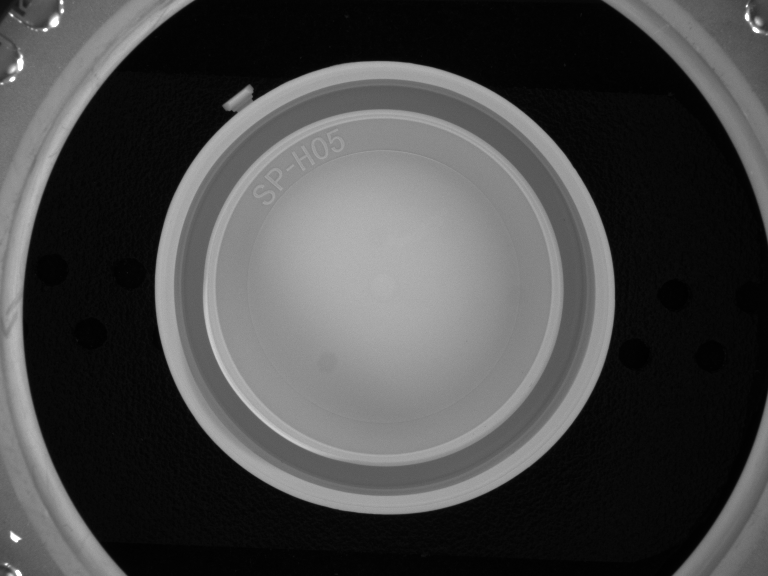
#> input picture images/d_01.bmp, 768 x 576 px, found by its file name; its folder holds 4 pictures in this run
$ python code.py   (older library calls are emulated)
#> lines starting #> are read from the running program, lines starting #| are printed output that depends on the picture
import cv2
import numpy as np
from matplotlib import pyplot as plt
import os


def load_images():
    file_names = os.listdir("images")
    file_names = ["images\{}".format(name) for name in file_names]

    images =list()
    cropped_images= list()
    for file_name in file_names:
        image = cv2.imread(file_name)
#> image is the input picture: shape (576, 768, 3); min 1, max 255, mean 71
        cropped_image= image[50:550,130:650]
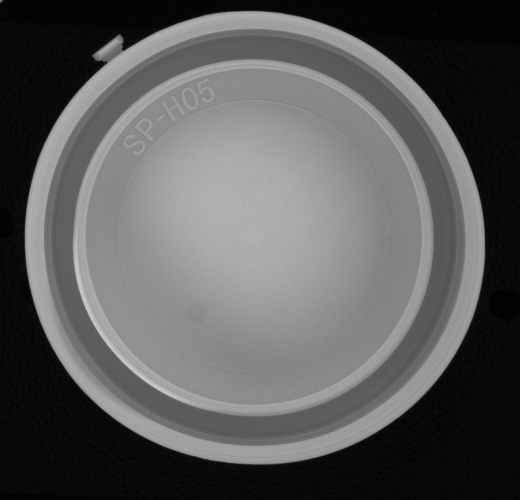
#> cropped_image: shape (500, 520, 3); min 1, max 207, mean 90.6
        images.append(image)
        cropped_images.append(cropped_image)
#> pass 2 of the loop in load_images, `for file_name in file_names:`:
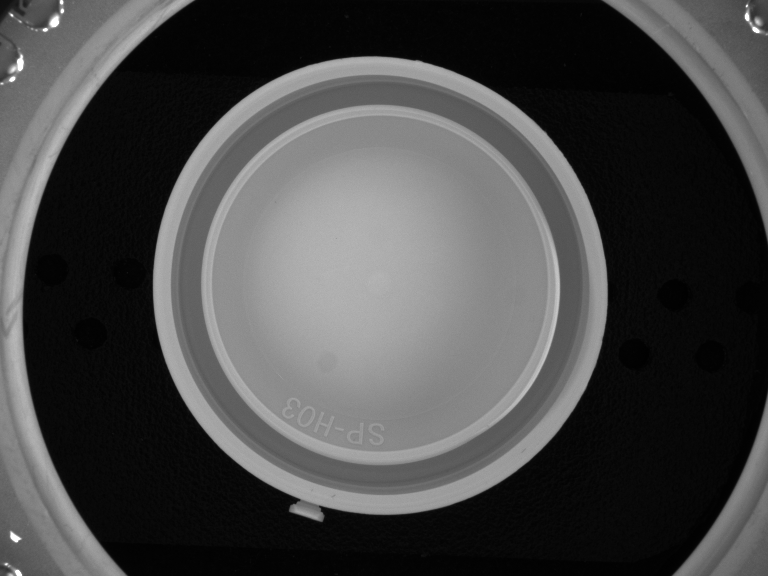
#> input picture images/d_02.bmp, 768 x 576 px, found by its file name
#> in load_images, image is the input picture: shape (576, 768, 3); min 1, max 255, mean 71.3
#> in load_images, `cropped_image= image[50:550,130:650]`:
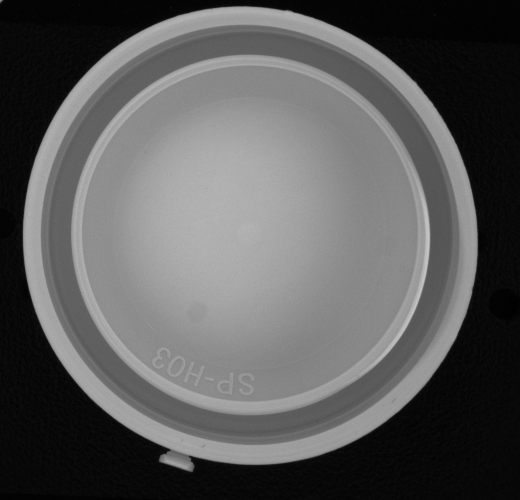
#> cropped_image: shape (500, 520, 3); min 1, max 203, mean 91.1
#> pass 3 of the loop in load_images, `for file_name in file_names:`:
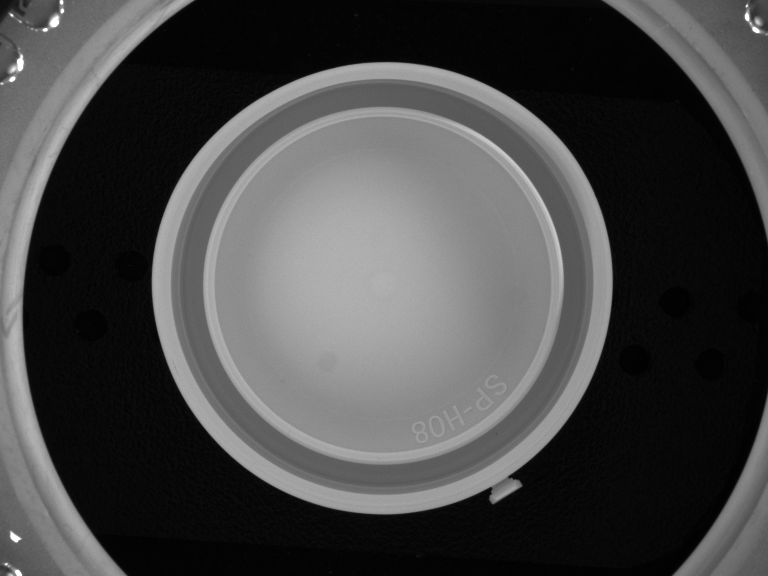
#> input picture images/d_03.bmp, 768 x 576 px, found by its file name
#> in load_images, image is the input picture: shape (576, 768, 3); min 0, max 255, mean 70.8
#> in load_images, `cropped_image= image[50:550,130:650]`:
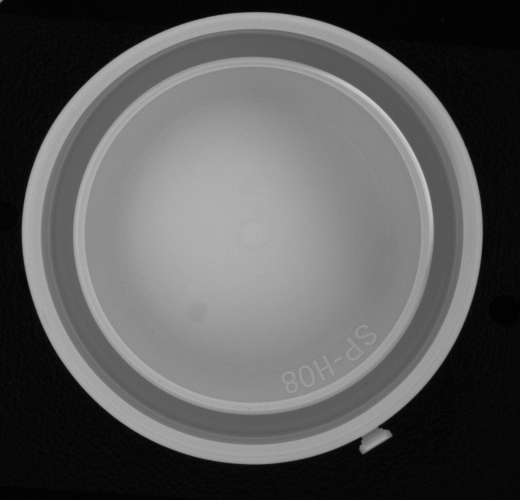
#> cropped_image: shape (500, 520, 3); min 1, max 205, mean 90.3
#> the loop made 4 passes; the first 3 are shown
        # print(image.shape)
    return cropped_images


def show_image(image):
    plt.imshow(image)
    plt.show()


def blob_detection(image):
    detector = cv2.SimpleBlobDetector()


images = load_images()
focus = images[0]
